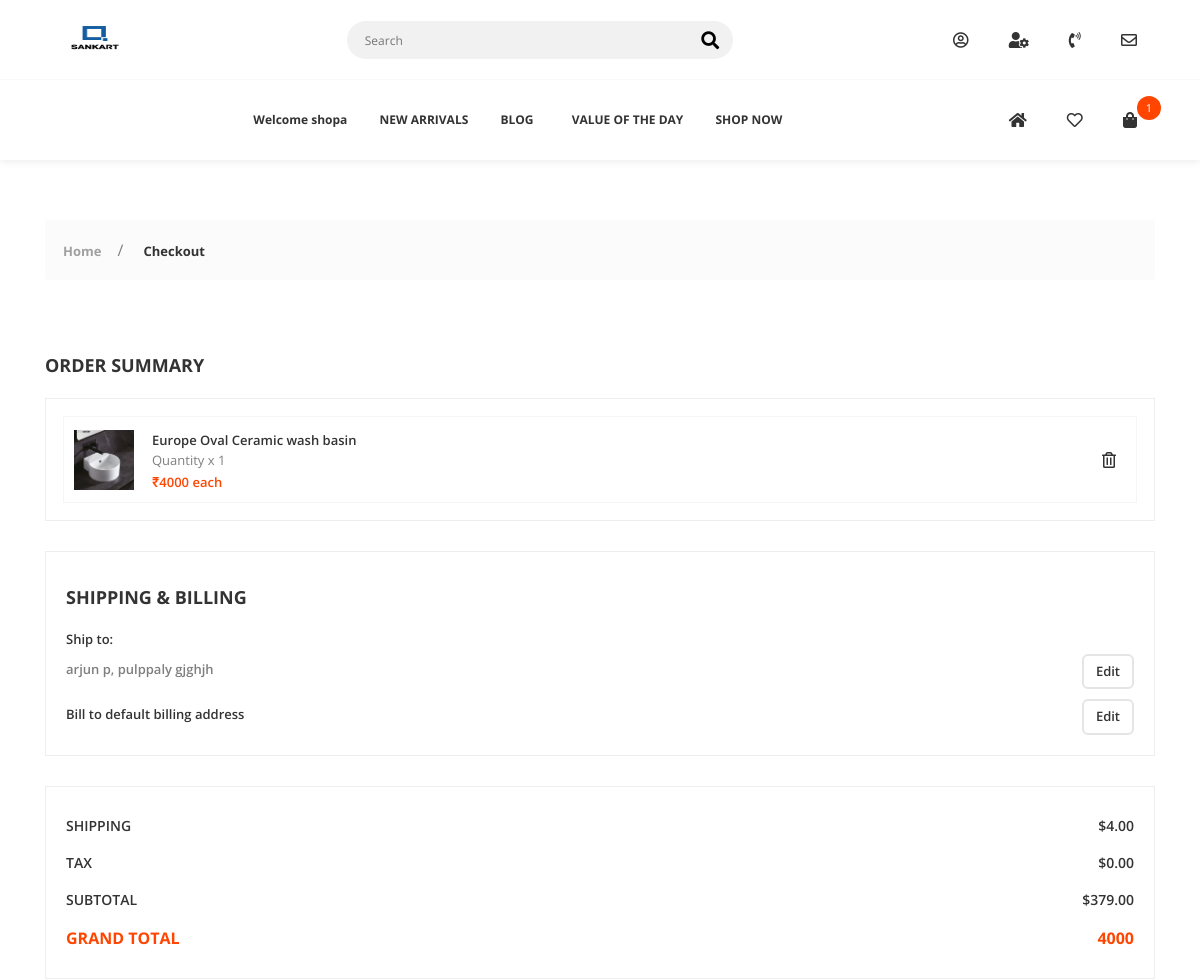
Page /checkout/ (signed in, upper part) on the earlier database version.
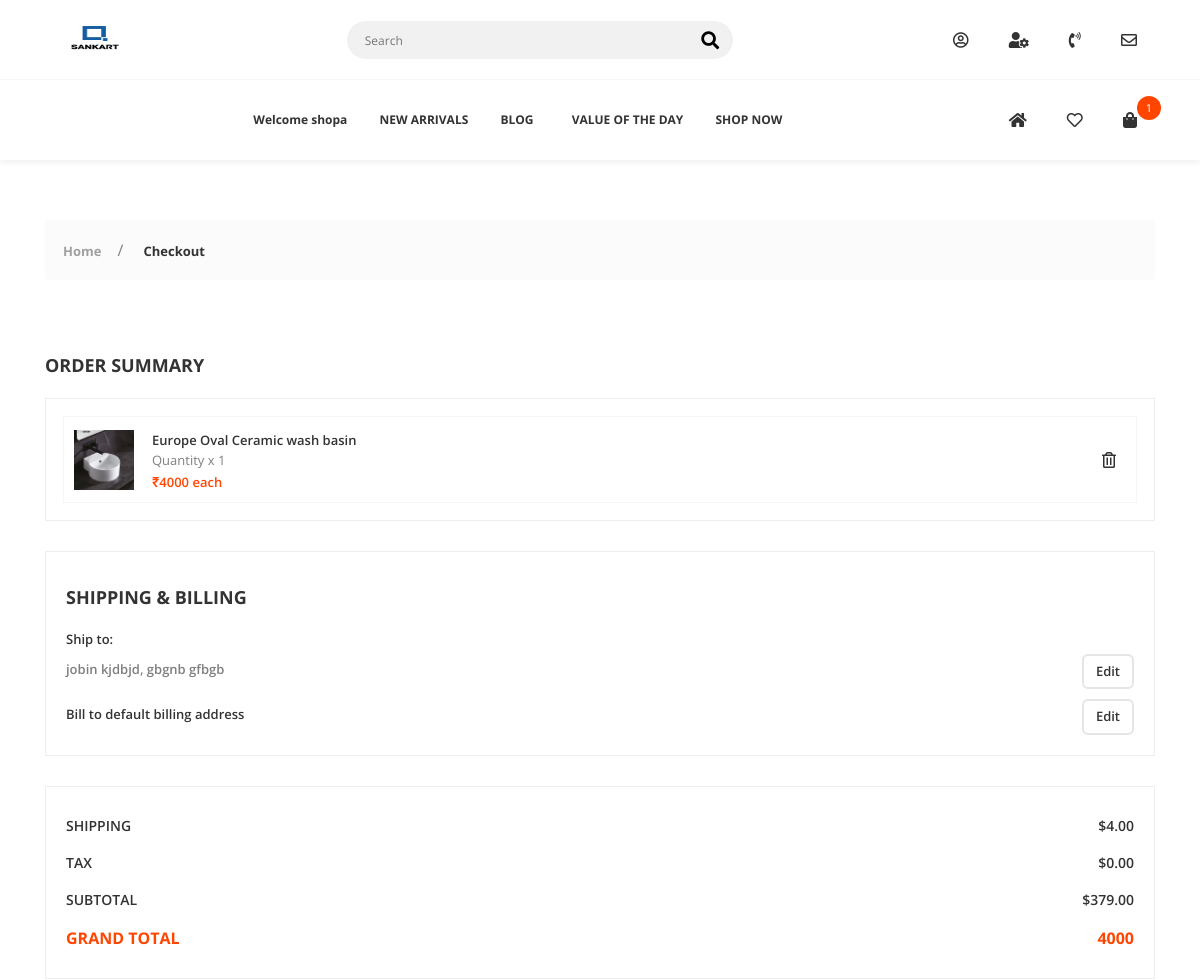
Same page on the later database version.
### accounts/models.py (models this page shows, shortened)
class Address_Book(models.Model):
    user = models.ForeignKey(Account, on_delete=models.CASCADE)
    id = models.AutoField(primary_key=True)
    fname = models.CharField(max_length=100, blank=True, null=True, editable=False)
    lname = models.CharField(max_length=100, blank=True, null=True, editable=False)
    phone_number = models.BigIntegerField(default=0, editable=False)
    house = models.CharField(blank=True, max_length=100,null=True)
    street = models.CharField(blank=True, max_length=20,null=True)
    city = models.CharField(blank=True, max_length=20,null=True)
    state = models.CharField(blank=True, max_length=20,null=True)
    pin = models.IntegerField(blank=True,null=True)
    status = models.BooleanField(default=False)

### orders/views.py (the view)
# urls.py: path('checkout/', views.checkout, name='checkout'),
@login_required(login_url='login')
def checkout(request, total=0, quantity=0, cart_item=None):
    try:
        tax = 0
        grand_total = 0
        if request.user.is_authenticated:
            cart_items = CartItem.objects.filter(
                user=request.user, is_active=True)
        else:
            cart = Cart.objects.get(cart_id=_cart_id(request))
            cart_items = CartItem.objects.filter(cart=cart, is_active=True)
        for cart_item in cart_items:
            total += (cart_item.product.price*cart_item.quantity)
            quantity += cart_item.quantity
        address = Address_Book.objects.get(user=request.user,status=True)
        tax = (2*total)/100
        grand_total = total+tax
    except ObjectDoesNotExist:
        pass
    print(total)
    customer=Address_Book.objects.filter(user=request.user,status=True)
    client = razorpay.Client(auth=(settings.RAZORPAY_API_KEY,settings.RAZORPAY_API_SECRET_KEY))
    data = {
        "amount": total,
        "currency": "INR",
        "receipt": "order_rcptid_11"
    }
    payment_response = client.order.create(data=data)
    print(payment_response)
    order_id = payment_response['id']
    order_status = payment_response['status']
    if order_status == 'created':
        payment = Payment(user=request.user,
                          amount=total,
                          razorpay_order_id = order_id,
                          razorpay_payment_status = order_status)
        payment.save()
    context = {
        'address': address,
        'total': total,
        'quantity': quantity,
        'cart_items': cart_items,
        'tax': tax,
        'grand_total': grand_total
    }
    return render(request, 'checkout.html', context)

### cart/context_processors.py (called while the page is built)
def counter(request):
    cart_count = 0
    if 'admin' in request.path:
        return {}
    else:
        try:
            cart = Cart.objects.filter(cart_id=_cart_id(request))
            if request.user.is_authenticated:
                cart_items = CartItem.objects.all().filter(user=request.user)
            else:
                cart_items = CartItem.objects.all().filter(cart=cart[:1])
            for cart_item in cart_items:
                cart_count += cart_item.quantity
        except Cart.DoesNotExist:
            cart_count = 0
    return dict(cart_count=cart_count)

### cart/views.py (called while the page is built)
def _cart_id(request):
    cart = request.session.session_key
    if not cart:
        cart = request.session.create()
    return cart

### shop_app/context_processors.py (called while the page is built)
def menu_links(request):
    links = Category.objects.all()
    return dict(links=links)

### shop_app/models.py (called while the page is built)
    def get_url(self):
        return reverse('product_detail', args=[self.category.slug, self.slug])

### wishlist/views.py (called while the page is built)
def _wishlist_id(request):
    wishlist = request.session.session_key
    if not wishlist:
        wishlist = request.session.create()
    return wishlist

### templates/checkout.html (shortened to what the changed rows need)
{% extends 'base.html' %}
{% load static %}
{% block content %}
        <div class="app-content">
            <div class="u-s-p-b-60">
                <div class="section__content">
                    <div class="container">
                        <div class="checkout-f">
                            <div class="row">
                                <div class="col-lg-12">
                                    <h1 class="checkout-f__h1">ORDER SUMMARY</h1>
                                    <div class="o-summary">
                                        <div class="o-summary__section u-s-m-b-30">
                                            <div class="o-summary__box">
                                                <h1 class="checkout-f__h1">SHIPPING & BILLING</h1>
                                                <div class="ship-b">
                                                    <div class="ship-b__box u-s-m-b-10">
                                                        <p class="ship-b__p">{{address.fname}} {{address.lname}}, {{address.house}} {{address.street}}</p>
                                                        <a class="ship-b__edit btn--e-transparent-platinum-b-2" data-modal="modal" data-modal-id="#edit-ship-address">Edit</a>
                                                    </div>
                                                </div>
                                            </div>
                                        </div>
                                    </div>
                                </div>
                            </div>
                        </div>
                    </div>
                </div>
            </div>
        </div>
{% endblock %}

Differences in the rows shown:
no longer on this page (row edited): Address_Book: fname "arjun", lname "p", house "pulppaly", street "gjghjh"
now on this page (row edited): Address_Book: fname "jobin", lname "kjdbjd", house "gbgnb", street "gfbgb"
